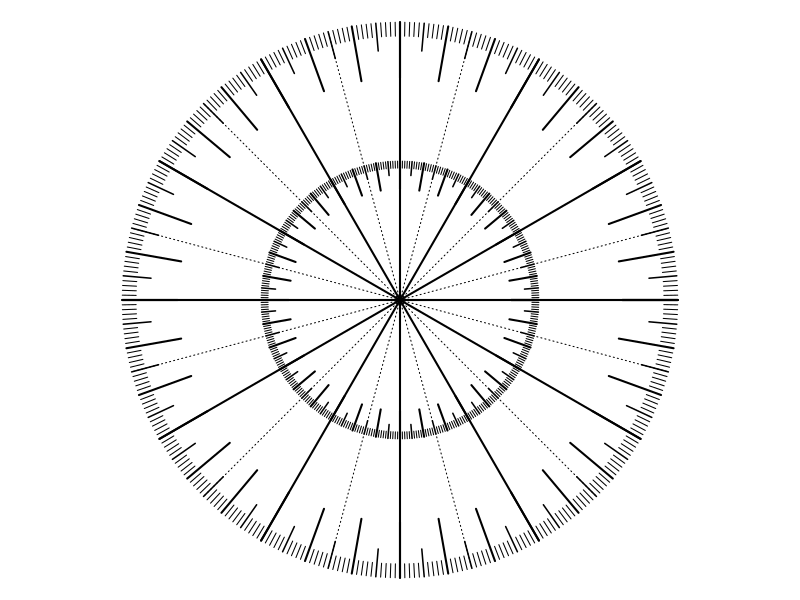

The R script that drew this image:
pdf("protractor.pdf",8.5,11)

par(mar=c(0,0,0,0),pty="s")
plot(0,0,"n",axes=F,ann=F,xlim=c(-1,1),ylim=c(-1,1))
th = seq(0,360,1)
for(i in th){
    if(i%%10==0){
        lines(c(0.8,1)*cos(i/180*pi),
              c(0.8,1)*sin(i/180*pi),
              lwd=2)
    } else if(i%%5==0){
        lines(c(0.9,1)*cos(i/180*pi),
              c(0.9,1)*sin(i/180*pi),
              lwd=1.5)
    } else {
        lines(c(0.95,1)*cos(i/180*pi),
              c(0.95,1)*sin(i/180*pi),
              lwd=1)
    }
}
for(i in th){
    if(i%%10==0){
        lines(c(0.8,1)*cos(i/180*pi)/2,
              c(0.8,1)*sin(i/180*pi)/2,
              lwd=2)
    } else if(i%%5==0){
        lines(c(0.9,1)*cos(i/180*pi)/2,
              c(0.9,1)*sin(i/180*pi)/2,
              lwd=1.5)
    } else {
        lines(c(0.95,1)*cos(i/180*pi)/2,
              c(0.95,1)*sin(i/180*pi)/2,
              lwd=1)
    }
}

for(i in seq(0,330,30)){
    lines(c(0,1)*cos(i/180*pi),
          c(0,1)*sin(i/180*pi),
          lwd=2)
    lines(c(0,1)*cos(i/180*pi+pi/12),
          c(0,1)*sin(i/180*pi+pi/12),
          lwd=1,
          lty=3)
}

dev.off()
